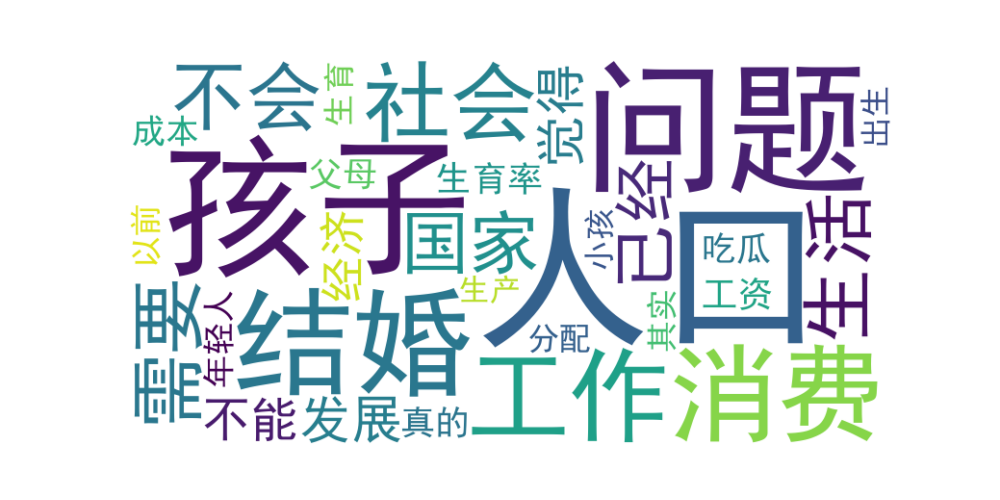

Write Python code to recreate this figure.
import pandas as pd
import jieba
from wordcloud import WordCloud
import matplotlib.pyplot as plt

# 停用词加载函数
def load_stopwords(file_path):
    with open(file_path, 'r', encoding='utf-8') as f:
        stopwords = set(f.read().splitlines())
    return stopwords

# 读取CSV文件并提取第四列
file_paths = [
    "C:/Users/ty01/Desktop/出生人口评论/【深度】主评论_情绪标签.csv",
    "C:/Users/ty01/Desktop/出生人口评论/【深度】二级评论_情绪标签.csv",
    "C:/Users/ty01/Desktop/出生人口评论/中国真实出生率 主评论_情绪标签.csv",
    "C:/Users/ty01/Desktop/出生人口评论/中国真实出生率 二级评论_情绪标签.csv"
]

# 停用词路径
stopwords_path = "stopwords.txt"
stopwords = load_stopwords(stopwords_path)

# 分词和停用词处理函数
def process_text(text, stopwords):
    words = jieba.cut(text)
    filtered_words = [word for word in words if word not in stopwords and len(word) > 1]
    return filtered_words

# 提取所有评论文本并进行分词
all_words = []
for file_path in file_paths:
    df = pd.read_csv(file_path)
    # 假设第四列是评论文本
    comments = df.iloc[:, 3]  # 如果第四列是评论列
    for comment in comments:
        all_words.extend(process_text(comment, stopwords))

# 统计词频
from collections import Counter
word_counts = Counter(all_words)

# 获取前十个最常见的词
top_words = word_counts.most_common(30)
top_words_dict = dict(top_words)

# 生成词云
wordcloud = WordCloud(font_path='C:/Windows/Fonts/simhei.ttf', width=800, height=400, background_color='white').generate_from_frequencies(top_words_dict)

# 绘制词云图
plt.figure(figsize=(10, 5))
plt.imshow(wordcloud, interpolation='bilinear')
plt.axis("off")
plt.show()
